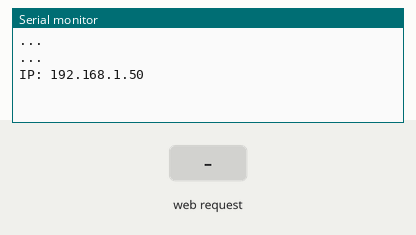
Bench run of a program on a simulated ESP32. On the bench: the last lines printed to the serial monitor. The test bench sets the inputs (shaded band). WiFi joins after 1.5 s; servers stay silent unless stated.

Above: at 3.3 s.
3.4 s: HTTP request GET /start received
At 3.9 s:
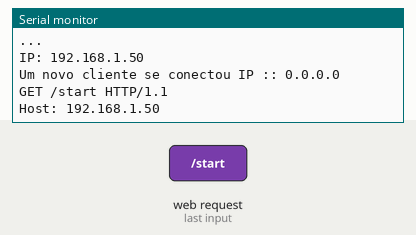
4.9 s: HTTP request GET /stop received
At 6.1 s:
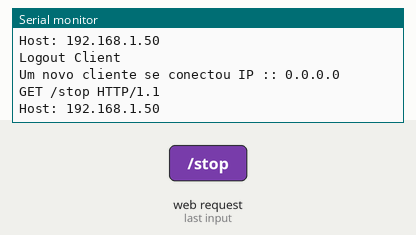

The program:

main.cpp
```cpp
#include <WiFi.h>
#include <Arduino.h>

#define SSID    "######"
#define PASSWD  "######"
#define MONITOR_SPEED 115200

WiFiClient clientSockt;
WiFiServer serverSockt(23);

void hello_exec_first(void);
void hello_exec_second(void);

void setup() {
    Serial.begin(MONITOR_SPEED);
    delay(100);
    WiFi.begin(SSID, PASSWD);

    while (WiFi.status() != WL_CONNECTED){
        delay(1000);
        Serial.println("...");
    };

    Serial.print("IP: ");
    Serial.println(WiFi.localIP());
    serverSockt.begin();
}

void loop() {
    WiFiClient client = serverSockt.available();

    if (client) {
        Serial.print("Um novo cliente se conectou IP :: ");
        Serial.println(client.remoteIP());

        while (client.connected()) {

            if(client.available()) {
                String data = client.readStringUntil('\n');
                Serial.println(data);

                if(data.equals("start")){
                    hello_exec_first();
                }
                if(data.equals("stop")){
                    hello_exec_second();
                }
            }
            delay(100);
        }
        client.stop();
        Serial.println("Logout Client");
    }
}

void hello_exec_first(){
    // send a connection to other external socket

    while (!clientSockt.connected()) {
        Serial.println("trying connect ...");
        clientSockt.connect("10.0.1.11", 1027);
        delay(100);
    }

    if (clientSockt.connected()) {
        Serial.println("Sending message to external server");
        clientSockt.print("Helllow word");
    }else{
        Serial.println("Don't connected");
    }

    clientSockt.stop();
}

void hello_exec_second(){
    Serial.println("EXTERNAL SECOND");
}
```

Measured:
- after the input at 3.4 s, the serial monitor: prints a new line at once (image 1)
- after the input at 4.9 s, the serial monitor: prints a new line at once (image 2)
